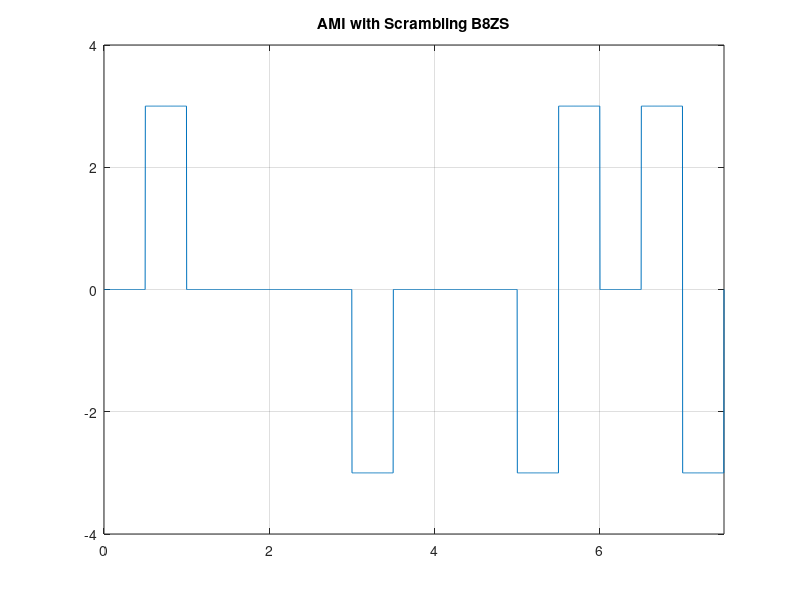

This figure's MATLAB source:
% AMI with Scrambling B8ZS technique

%         00000000 -> 000VB0VB
clc;
clear;

n=200;
bitrate=2;
pulse=-3;
x=[0 1 0 0 0 0 1 0 0 0 0 0 0 0 0];

T=length(x);
N=n*T*bitrate;
dt=T/N;
p=pulse;
t=0:dt:T/bitrate;
y=zeros(1,length(t));

   for i=0:T-1;
         if x(i+1)==1              
             y(i*n+1 : (i+1)*n)=-pulse;
             pulse=-pulse;
         elseif x(i+1)==2*p  
             y(i*n+1 : (i+1)*n)=pulse;    
         else
             y(i*n+1 : (i+1)*n)=0;
             if (i+7<=T-1 && x(i+2)==0&&x(i+3)==0&&x(i+4)==0&&x(i+5)==0&&x(i+6)==0&&x(i+7)==0&&x(i+8)==0)         
                  x(i+4)=2*p;x(i+7)=2*p;                 
                  x(i+5)=1;x(i+8)=1;
             end;
         end;
   end;
   
plot(t,y);
axis([0 t(end) p-1 -p+1]);
grid on;
title('AMI with Scrambling B8ZS');
  
%Decoding
t=0:dt:T/bitrate;
z=zeros(1,length(x));

   for i=1:n:length(y);
         if (y(i)==p)
             if((i+4*n<=length(y))&&((y(i)==p&&y(i+n)==-p && y(i+2*n)==0 && y(i+3*n)==-p && y(i+4*n)==p)))
                y(i+n)=0;y(i+3*n)=0;y(i+4*n)=0;
             else z(((i-1)/n)+1)=1;
           end;
         elseif y(i)==-p
            if((i+4*n<=length(y))&&(y(i)==-p && y(i+n)==p && y(i+2*n)==0 && y(i+3*n)==p &&y(i+4*n)==-p))              
                y(i+n)=0;y(i+3*n)=0;y(i+4*n)=0;
           else z(((i-1)/n)+1)=1;
           end;
         end;       
   end;
  
z